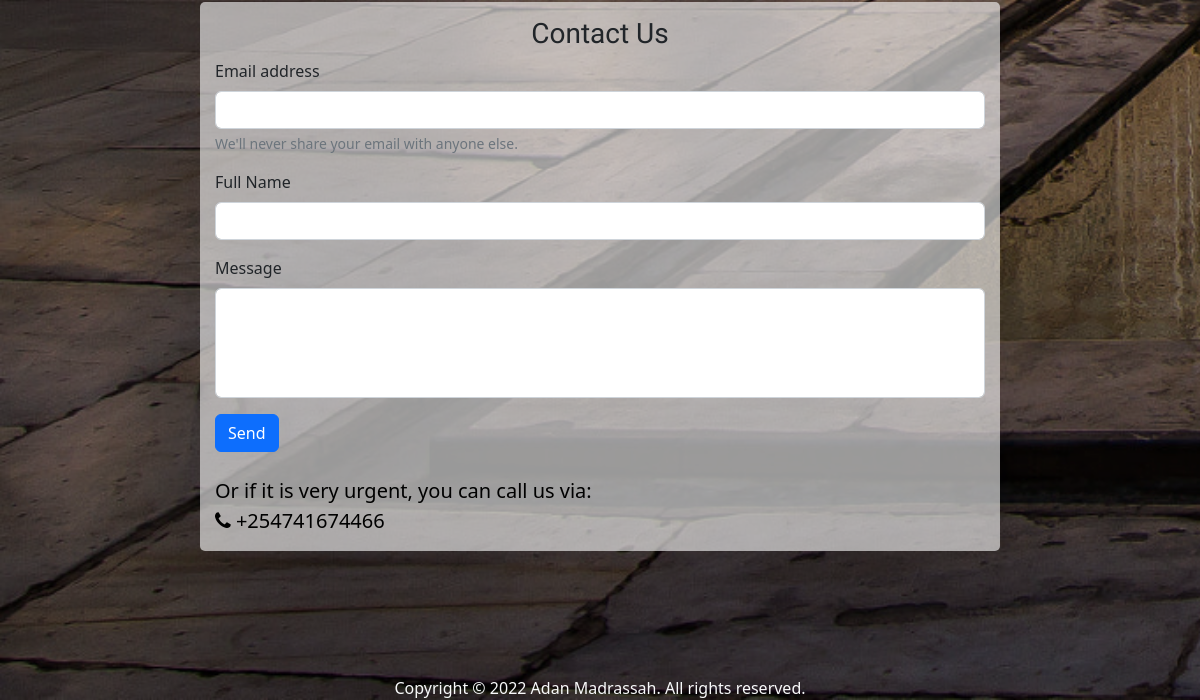
Before: / (lower part) with the older database file.
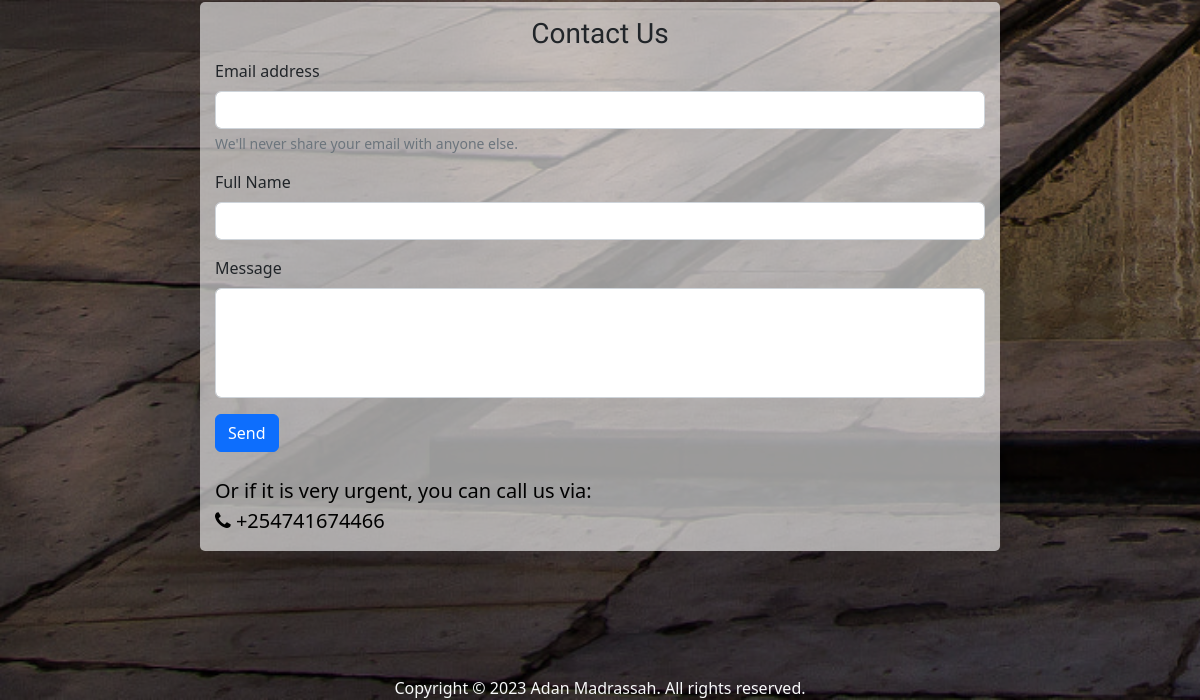
After: the same page with the newer database file.
### tables this page shows
CREATE TABLE `setting` (
  `id` int(11) NOT NULL,
  `current_year` int(11) NOT NULL,
  `current_semester` varchar(11) NOT NULL,
  `school_name` varchar(100) NOT NULL,
  `slogan` varchar(300) NOT NULL,
  `about` text NOT NULL
);

### data/setting.php (called while the page is built)
<?php
function getSetting($conn){
   $sql = "SELECT * FROM setting";
   $stmt = $conn->prepare($sql);
   $stmt->execute();
   if ($stmt->rowCount() == 1) {
     $settings = $stmt->fetch();
     return $settings;
   }else {
    return 0;
   }
}

### index.php (the view, shortened to what this page needs)
<?php
include "DB_connection.php";
include "data/setting.php";
$setting = getSetting($conn);
if ($setting != 0) {
 ?>
<!DOCTYPE html>
<html lang="en">
<head>
	<link rel="stylesheet" href="https://cdn.jsdelivr.net/npm/bootstrap@5.2.0/dist/css/bootstrap.min.css">
	<link rel="stylesheet" href="css/style.css">
	<link rel="stylesheet" href="https://cdnjs.cloudflare.com/ajax/libs/font-awesome/4.7.0/css/font-awesome.min.css">
</head>
<body class="body-home">
    <div class="black-fill"><br /> <br />
    	<div class="container">
        <section id="contact"
                 class="d-flex justify-content-center align-items-center flex-column">
        	<form method="post"
    	          action="req/contact.php">
        		<h3>Contact Us</h3>
			  <div class="mb-3">
			    <label for="exampleInputEmail1" class="form-label">Email address</label>
			    <input type="email" class="form-control" id="exampleInputEmail1" name="email" aria-describedby="emailHelp">
			    <div id="emailHelp" class="form-text">We'll never share your email with anyone else.</div>
			  </div>
			  <div class="mb-3">
			    <label class="form-label">Full Name</label>
			    <input type="text" name="full_name" class="form-control">
			  </div>
			  <div class="mb-3">
			    <label class="form-label">Message</label>
			    <textarea class="form-control"name="message" rows="4"></textarea>
			  </div>
			  <button type="submit" class="btn btn-primary">Send</button><br><br>
			  <span class="contact-span-container">Or if it is very urgent, you can call us via:<br>
				<i class="fa fa-phone" aria-hidden="true"></i> +254741674466
			  </span>
			</form>
        </section>
        <div class="text-center text-light">
        	Copyright &copy; <?=$setting['current_year']?> <?=$setting['school_name']?>. All rights reserved.
        </div>
    	</div>
    </div>
</body>
</html>
<?php }else {
	header("Location: login.php");
	exit;
}  ?>

Changed rows visible on the page:
changed setting "Adan Madrassah": current_year "2022" → "2023"
